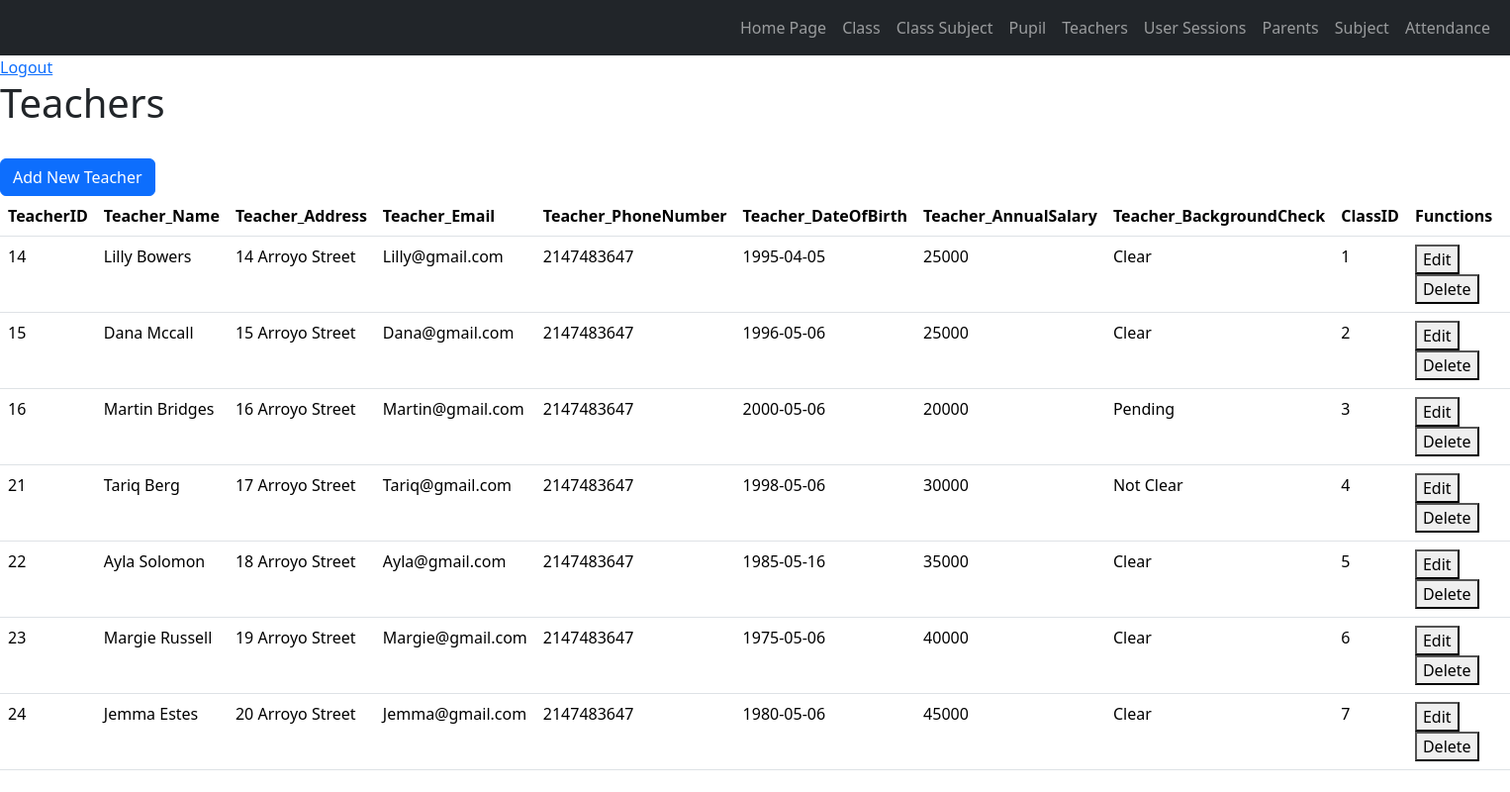
Screenshot of /test1/Teacher.php (signed in) with the database file from the repository.
### tables this page shows
CREATE TABLE `teacher` (
  `TeacherID` int(11) NOT NULL,
  `Teacher_Name` varchar(255) NOT NULL,
  `Teacher_Address` varchar(255) NOT NULL,
  `Teacher_Email` varchar(255) NOT NULL,
  `Teacher_PhoneNumber` int(11) NOT NULL,
  `Teacher_DateOfBirth` date NOT NULL,
  `Teacher_AnnualSalary` varchar(50) NOT NULL,
  `Teacher_BackgroundCheck` varchar(255) NOT NULL,
  `ClassID` int(11) NOT NULL
);

### test1/Teacher.php (the view, shortened to what this page needs)
<?php
include("functions.php");
?>
<!DOCTYPE html>
<html lang="en">
<head>
    <link href="https://cdn.jsdelivr.net/npm/bootstrap@5.3.1/dist/css/bootstrap.min.css" rel="stylesheet">
</head>
<body>
<header>
        <nav class="navbar navbar-expand-sm navbar-dark bg-dark">
            <div class="container-fluid">
                <div class="collapse navbar-collapse" id="collapsibleNavbar">
                    <ul class="navbar-nav ms-auto">
                        <li class="nav-item">
                            <a class="nav-link underline-on-hover" href="index.php">Home Page</a>
                        </li>
                        <li class="nav-item">
                            <a class="nav-link underline-on-hover" href="Class.php">Class</a>
                        </li>
                        <li class="nav-item">
                            <a class="nav-link underline-on-hover" href="ClassSubject.php">Class Subject</a>
                        </li>
                        <li class="nav-item">
                            <a class="nav-link underline-on-hover" href="Pupil.php">Pupil</a>
                        </li>
                        <li class="nav-item">
                            <a class="nav-link underline-on-hover" href="Teacher.php">Teachers</a>
                        </li>
                        <li class="nav-item">
                            <a class="nav-link underline-on-hover" href="UserSessions.php">User Sessions</a>
                        </li>
                        <li class="nav-item">
                            <a class="nav-link underline-on-hover" href="Parents.php">Parents</a>
                        </li>
                        <li class="nav-item">
                            <a class="nav-link underline-on-hover" href="Subject.php">Subject</a>
                        </li>
                        <li class="nav-item">
                            <a class="nav-link underline-on-hover" href="Attendance.php">Attendance</a>
                        </li>
                    </ul>
                </div>
            </div>
        </nav>
    </header>
    <a href="logout.php">Logout</a>
    <h1>Teachers</h1>
    <br>
    <a class="btn btn-primary" href="AddNewTeacher.php" role="button">Add New Teacher</a>
    <table class="table">
        <thead>
            <tr>
                <th>TeacherID</th>
                <th>Teacher_Name</th>
                <th>Teacher_Address</th>
                <th>Teacher_Email</th>
                <th>Teacher_PhoneNumber</th>
                <th>Teacher_DateOfBirth</th>
                <th>Teacher_AnnualSalary</th>
                <th>Teacher_BackgroundCheck</th>
                <th>ClassID</th>
                <th>Functions</th>
            </tr>
        </thead>
        <tbody>
        <?php
            $sql = "SELECT * FROM teacher";
            $result = $connection -> query($sql);
            while ($row = $result -> fetch_assoc()) {
                echo "<tr>
                    <td>" . $row["TeacherID"] . "</td>
                    <td>" . $row["Teacher_Name"] . "</td>
                    <td>" . $row["Teacher_Address"] . "</td>
                    <td>" . $row["Teacher_Email"] . "</td>
                    <td>" . $row["Teacher_PhoneNumber"] . "</td>
                    <td>" . $row["Teacher_DateOfBirth"] . "</td>
                    <td>" . $row["Teacher_AnnualSalary"] . "</td>
                    <td>" . $row["Teacher_BackgroundCheck"] . "</td>
                    <td>" . $row["ClassID"] . "</td>
                    <td>
                        <button onclick=\"location.href='EditTeacher.php?action=EditTeacher&TeacherID={$row['TeacherID']}'\">Edit</button>
                        <button onclick=\"location.href='DeleteTeacher.php?action=DeleteTeacher&TeacherID={$row['TeacherID']}'\">Delete</button>
                    </td>
                </tr>";
            }
            ?>
        </tbody>
    </table>
</body>
</html>

### rows the page displays
teacher: TeacherID "14", Teacher_Name "Lilly Bowers", Teacher_Address "14 Arroyo Street", Teacher_Email "Lilly@gmail.com", Teacher_PhoneNumber "2147483647", Teacher_DateOfBirth "1995-04-05", Teacher_AnnualSalary "25000", Teacher_BackgroundCheck "Clear", ClassID "1"
teacher: TeacherID "15", Teacher_Name "Dana Mccall", Teacher_Address "15 Arroyo Street", Teacher_Email "Dana@gmail.com", Teacher_PhoneNumber "2147483647", Teacher_DateOfBirth "1996-05-06", Teacher_AnnualSalary "25000", Teacher_BackgroundCheck "Clear", ClassID "2"
teacher: TeacherID "16", Teacher_Name "Martin Bridges", Teacher_Address "16 Arroyo Street", Teacher_Email "Martin@gmail.com", Teacher_PhoneNumber "2147483647", Teacher_DateOfBirth "2000-05-06", Teacher_AnnualSalary "20000", Teacher_BackgroundCheck "Pending", ClassID "3"
teacher: TeacherID "21", Teacher_Name "Tariq Berg", Teacher_Address "17 Arroyo Street", Teacher_Email "Tariq@gmail.com", Teacher_PhoneNumber "2147483647", Teacher_DateOfBirth "1998-05-06", Teacher_AnnualSalary "30000", Teacher_BackgroundCheck "Not Clear", ClassID "4"
teacher: TeacherID "22", Teacher_Name "Ayla Solomon", Teacher_Address "18 Arroyo Street", Teacher_Email "Ayla@gmail.com", Teacher_PhoneNumber "2147483647", Teacher_DateOfBirth "1985-05-16", Teacher_AnnualSalary "35000", Teacher_BackgroundCheck "Clear", ClassID "5"
teacher: TeacherID "23", Teacher_Name "Margie Russell", Teacher_Address "19 Arroyo Street", Teacher_Email "Margie@gmail.com", Teacher_PhoneNumber "2147483647", Teacher_DateOfBirth "1975-05-06", Teacher_AnnualSalary "40000", Teacher_BackgroundCheck "Clear", ClassID "6"
teacher: TeacherID "24", Teacher_Name "Jemma Estes", Teacher_Address "20 Arroyo Street", Teacher_Email "Jemma@gmail.com", Teacher_PhoneNumber "2147483647", Teacher_DateOfBirth "1980-05-06", Teacher_AnnualSalary "45000", Teacher_BackgroundCheck "Clear", ClassID "7"
